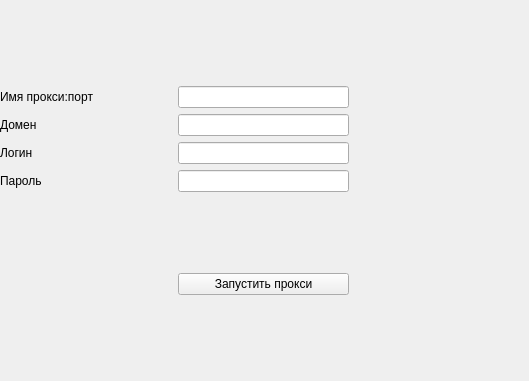
<?xml version="1.0" encoding="UTF-8"?>
<ui version="4.0">
 <class>MainWindow</class>
 <widget class="QMainWindow" name="MainWindow">
  <property name="geometry">
   <rect>
    <x>0</x>
    <y>0</y>
    <width>529</width>
    <height>381</height>
   </rect>
  </property>
  <property name="windowTitle">
   <string>MainWindow</string>
  </property>
  <widget class="QWidget" name="centralwidget">
   <widget class="QWidget" name="gridLayoutWidget">
    <property name="geometry">
     <rect>
      <x>0</x>
      <y>10</y>
      <width>521</width>
      <height>361</height>
     </rect>
    </property>
    <layout class="QGridLayout" name="gridLayout">
     <item row="5" column="3">
      <spacer name="verticalSpacer_2">
       <property name="orientation">
        <enum>Qt::Vertical</enum>
       </property>
       <property name="sizeHint" stdset="0">
        <size>
         <width>20</width>
         <height>40</height>
        </size>
       </property>
      </spacer>
     </item>
     <item row="6" column="3">
      <widget class="QPushButton" name="ConnectButton">
       <property name="text">
        <string>Запустить прокси</string>
       </property>
      </widget>
     </item>
     <item row="4" column="3">
      <widget class="QLineEdit" name="PasswordField">
       <property name="inputMethodHints">
        <set>Qt::ImhHiddenText</set>
       </property>
      </widget>
     </item>
     <item row="4" column="0">
      <widget class="QLabel" name="label_4">
       <property name="text">
        <string>Пароль</string>
       </property>
      </widget>
     </item>
     <item row="0" column="3">
      <spacer name="verticalSpacer">
       <property name="orientation">
        <enum>Qt::Vertical</enum>
       </property>
       <property name="sizeHint" stdset="0">
        <size>
         <width>20</width>
         <height>40</height>
        </size>
       </property>
      </spacer>
     </item>
     <item row="3" column="3">
      <widget class="QLineEdit" name="LoginField"/>
     </item>
     <item row="6" column="4">
      <spacer name="horizontalSpacer_2">
       <property name="orientation">
        <enum>Qt::Horizontal</enum>
       </property>
       <property name="sizeHint" stdset="0">
        <size>
         <width>40</width>
         <height>20</height>
        </size>
       </property>
      </spacer>
     </item>
     <item row="3" column="0">
      <widget class="QLabel" name="label_3">
       <property name="text">
        <string>Логин</string>
       </property>
      </widget>
     </item>
     <item row="6" column="0">
      <spacer name="horizontalSpacer">
       <property name="orientation">
        <enum>Qt::Horizontal</enum>
       </property>
       <property name="sizeHint" stdset="0">
        <size>
         <width>40</width>
         <height>20</height>
        </size>
       </property>
      </spacer>
     </item>
     <item row="7" column="3">
      <spacer name="verticalSpacer_3">
       <property name="orientation">
        <enum>Qt::Vertical</enum>
       </property>
       <property name="sizeHint" stdset="0">
        <size>
         <width>20</width>
         <height>40</height>
        </size>
       </property>
      </spacer>
     </item>
     <item row="2" column="0">
      <widget class="QLabel" name="label_2">
       <property name="text">
        <string>Домен</string>
       </property>
      </widget>
     </item>
     <item row="2" column="3">
      <widget class="QLineEdit" name="DomainField"/>
     </item>
     <item row="1" column="0">
      <widget class="QLabel" name="label">
       <property name="text">
        <string>Имя прокси:порт</string>
       </property>
      </widget>
     </item>
     <item row="1" column="3">
      <widget class="QLineEdit" name="ProxyPortField"/>
     </item>
    </layout>
   </widget>
  </widget>
 </widget>
 <tabstops>
  <tabstop>ProxyPortField</tabstop>
  <tabstop>DomainField</tabstop>
  <tabstop>LoginField</tabstop>
  <tabstop>PasswordField</tabstop>
  <tabstop>ConnectButton</tabstop>
 </tabstops>
 <resources/>
 <connections/>
</ui>
